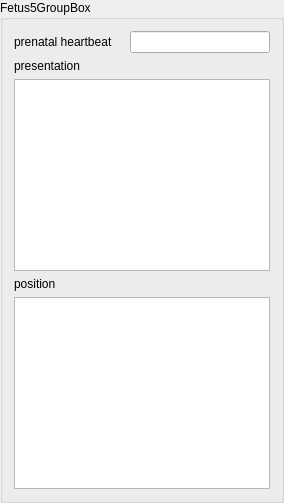
      <widget class="QGroupBox" name="fetus5GroupBox">
       <property name="enabled">
        <bool>true</bool>
       </property>
       <property name="title">
        <string>Fetus5GroupBox</string>
       </property>
       <property name="flat">
        <bool>false</bool>
       </property>
       <layout class="QGridLayout" name="gridLayout_7">
        <item row="0" column="0">
         <layout class="QHBoxLayout" name="horizontalLayout_5">
          <item>
           <widget class="QLabel" name="prenatalHeartbeatF5Label">
            <property name="text">
             <string>prenatal heartbeat</string>
            </property>
           </widget>
          </item>
          <item>
           <layout class="QHBoxLayout" name="prenatalHeartbeatF5RadioLayout">
            <property name="spacing">
             <number>1</number>
            </property>
            <property name="sizeConstraint">
             <enum>QLayout::SetDefaultConstraint</enum>
            </property>
            <property name="leftMargin">
             <number>2</number>
            </property>
            <property name="topMargin">
             <number>2</number>
            </property>
            <property name="rightMargin">
             <number>9</number>
            </property>
           </layout>
          </item>
          <item>
           <widget class="QLineEdit" name="prenatalHeartbeatF5LineEdit">
            <property name="dragEnabled">
             <bool>true</bool>
            </property>
           </widget>
          </item>
         </layout>
        </item>
        <item row="1" column="0">
         <layout class="QVBoxLayout" name="verticalLayout_6">
          <item>
           <widget class="QLabel" name="presentationF5Label">
            <property name="text">
             <string>presentation</string>
            </property>
           </widget>
          </item>
          <item>
           <widget class="QListView" name="presentationF5ListView"/>
          </item>
         </layout>
        </item>
        <item row="2" column="0">
         <layout class="QVBoxLayout" name="verticalLayout_7">
          <item>
           <widget class="QLabel" name="positionF5Label">
            <property name="text">
             <string>position</string>
            </property>
           </widget>
          </item>
          <item>
           <widget class="QListView" name="positionF5ListView"/>
          </item>
         </layout>
        </item>
       </layout>
      </widget>
